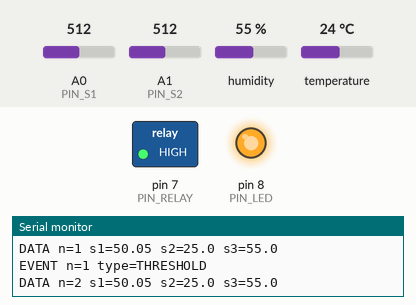
A sketch run on a simulated Arduino Uno, built with avr-gcc and run on an emulated ATmega328P. Parts: switched loads named in the sketch (green lamp = pin HIGH), output pins drawn as LEDs (lit = HIGH), the last lines printed to the serial monitor. Inputs (shaded band) come from the test bench; at power-on: A0 (PIN_S1) = 512, A1 (PIN_S2) = 512, humidity 55 %, temperature 24 °C.

Above: at 1.8 s.
1.9 s: A0 (PIN_S1) set to 426
3.4 s: A0 (PIN_S1) set to 395
At 4.8 s:
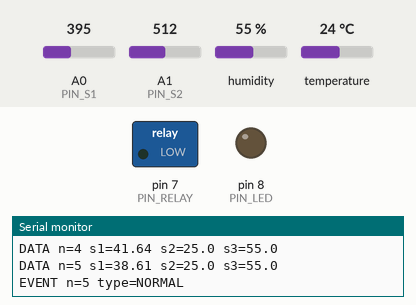
5.5 s: A0 (PIN_S1) set to 716
At 6.6 s:
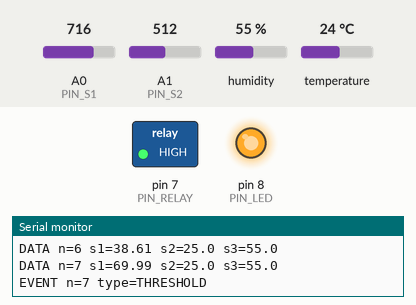
7.5 s: A0 (PIN_S1) set to 306
At 8.5 s:
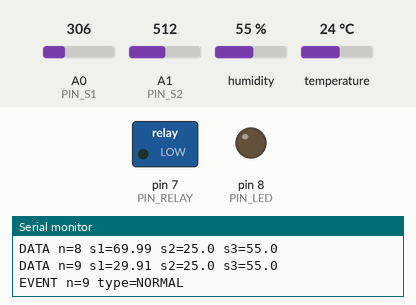
Timing chart, 0 to 10.5 s (numbered marks = the images above; inputs shaded):
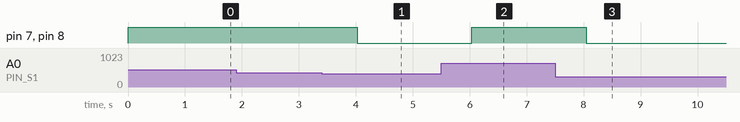

Measured:
- the behaviour switches between 410 and 409 on A0 (PIN_S1) (found by bisection; images 0 and 1)
- after the input at 3.4 s, pin 7 (PIN_RELAY), pin 8 (PIN_LED): HIGH → LOW after 0.63 s
- after the input at 5.5 s, pin 7 (PIN_RELAY), pin 8 (PIN_LED): LOW → HIGH after 0.53 s
- after the input at 7.5 s, pin 7 (PIN_RELAY), pin 8 (PIN_LED): HIGH → LOW after 0.54 s

The sketch:

variant_17.ino
```cpp
// Вариант 17. Кухня ресторана. Контроль загазованности
// Плата: Arduino Uno (ATmega328P), симулятор Wokwi
// Подключение:
//   Датчик 1 (MQ2, газ 0-100 %)        -> AOUT на A0
//   Датчик 2 (NTC, температура, °C)    -> OUT на A1
//   Датчик 3 (DHT22, влажность, %)     -> SDA на D2
//   Реле K1 (вытяжка)                  -> IN на D7
//   Светодиод HL1 (жёлтый) через R1 = 200 Ом -> D8

#include <DHT.h>

const int PIN_S1    = A0;   // датчик 1: MQ2 (газ)
const int PIN_S2    = A1;   // датчик 2: NTC (температура)
const int PIN_S3    = 2;    // датчик 3: DHT22 (влажность)
const int PIN_RELAY = 7;    // вытяжка
const int PIN_LED   = 8;    // светодиод-индикатор

const unsigned long T_MS = 1000;  // период опроса T = 1 с
const float S1_MIN = 0.0;         // диапазон датчика 1: 0...100 %
const float S1_MAX = 100.0;
const float THRESHOLD = 40.0;     // порог: газ > 40 %
const float BETA = 3950.0;        // коэффициент NTC в Wokwi

DHT dht(PIN_S3, DHT22);

unsigned long n = 0;   // номер измерения
bool alarm = false;    // порог сейчас превышен?

// Датчик 1: MQ2 (газ, %)
float readS1() {
  return S1_MIN + (S1_MAX - S1_MIN) * analogRead(PIN_S1) / 1023.0;
}

// Датчик 2: NTC (температура, °C)
float readS2() {
  int raw = analogRead(PIN_S2);
  if (raw < 1) raw = 1;  // защита от деления на ноль
  return 1.0 / (log(1.0 / (1023.0 / raw - 1.0)) / BETA + 1.0 / 298.15) - 273.15;
}

// Датчик 3: DHT22 (влажность, %)
float readS3() {
  return dht.readHumidity();
}

void actuatorOn()  { digitalWrite(PIN_RELAY, HIGH); }
void actuatorOff() { digitalWrite(PIN_RELAY, LOW); }

bool conditionMet(float s1, float s2, float s3) {
  return s1 > THRESHOLD;
}

void setup() {
  Serial.begin(9600);
  dht.begin();
  pinMode(PIN_RELAY, OUTPUT);
  pinMode(PIN_LED, OUTPUT);
  actuatorOff();
  digitalWrite(PIN_LED, LOW);
}

void loop() {
  n++;
  float s1 = readS1();
  float s2 = readS2();
  float s3 = readS3();

  Serial.print("DATA n="); Serial.print(n);
  Serial.print(" s1="); Serial.print(s1, 2);
  Serial.print(" s2="); Serial.print(s2, 1);
  Serial.print(" s3=");
  if (isnan(s3)) Serial.println("nan"); else Serial.println(s3, 1);

  bool cond = conditionMet(s1, s2, s3);
  if (cond && !alarm) {
    alarm = true;
    actuatorOn();
    digitalWrite(PIN_LED, HIGH);
    Serial.print("EVENT n="); Serial.print(n);
    Serial.println(" type=THRESHOLD");
  } else if (!cond && alarm) {
    alarm = false;
    actuatorOff();
    digitalWrite(PIN_LED, LOW);
    Serial.print("EVENT n="); Serial.print(n);
    Serial.println(" type=NORMAL");
  }

  delay(T_MS);
}
```
